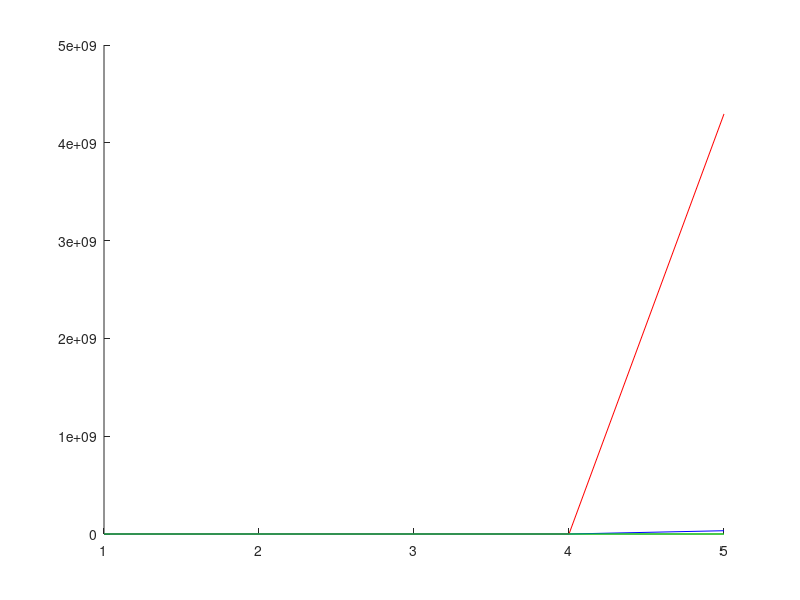

Reproduce this figure in MATLAB.
function funcs
	close all; clear;
	figure;
	hold on;
%	axis ([-1, 1, -1, 1]);

	X = [1:5];
%	Y = a(X)
	plot (X, 2.^(2.^X), 'r');				% 3
	plot (X, 2.^(X.^2), 'b');				% 2
	plot (X, (X.^2).*log2(X), 'g');			% 1
%	plot (X, X, 'k');						% 0
%	plot (X, X.^(2.^X), 'k');				% 4
	
	(5/3)
end;

function [Y] = a(X)
	Y = sqrt (X);
end;

function [dif] = test (T, W)
	m = 10000;
	X = rand(m, 2) * 2 - 1;
	Y = resolve (T, X);
	H = resolve (W, X);
	dif = size(find(Y != H), 1) / m;
end;

function [W, iterations] = perceptron (X, Y)
	n = size(X, 1);
	m = size(X, 2);
	X = [ones(n, 1), X];
	W = zeros(m + 1, 1);
	iterations = 0;
	
	while (1)
		iterations += 1;
		again = 0;
		random = randperm(n);
		
		for i = 1 : n
			r = random(i);
			x = X(r,:);
			y = Y(r);
			h = sign(x * W);
			
			if (h != y)
				W += y * x';
				again = 1;
				break;
			end;
		end;
		
		if (again == 0)
			return;
		end;
	end;
end;

function plotData (X, Y)
	pos = find (Y > 0);
	neg = find (Y < 0);
	zer = find (Y == 0);
	
	plot(X(pos, 1), X(pos, 2), "rx", 'MarkerSize', 3);
	plot(X(neg, 1), X(neg, 2), "b+", 'MarkerSize', 3);
	plot(X(zer, 1), X(zer, 2), "ko", 'MarkerSize', 3);
	
end;

function [Y] = resolve (T, X)
	n = size(X, 1);
	X = [ones(n, 1), X];
	Y = sign(X * T);
end;

function dispThreashold (T, color)
	x1 = -1;
	y1 = -(T(1) + T(2) * x1) / T(3);
	x2 = 1;
	y2 = -(T(1) + T(2) * x2) / T(3);
	
	plot ([x1, x2], [y1, y2], color);
end;
